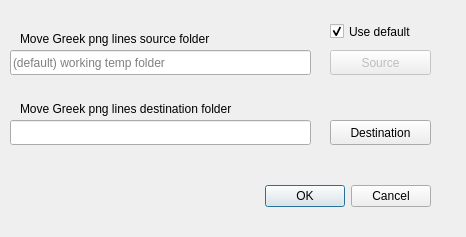
<?xml version="1.0" encoding="UTF-8"?>
<ui version="4.0">
 <class>greekmovelinespngDialog</class>
 <widget class="QDialog" name="greekmovelinespngDialog">
  <property name="windowModality">
   <enum>Qt::ApplicationModal</enum>
  </property>
  <property name="geometry">
   <rect>
    <x>0</x>
    <y>0</y>
    <width>466</width>
    <height>237</height>
   </rect>
  </property>
  <property name="windowTitle">
   <string>Move Greek png lines</string>
  </property>
  <widget class="QDialogButtonBox" name="buttonBox">
   <property name="geometry">
    <rect>
     <x>260</x>
     <y>180</y>
     <width>171</width>
     <height>32</height>
    </rect>
   </property>
   <property name="orientation">
    <enum>Qt::Horizontal</enum>
   </property>
   <property name="standardButtons">
    <set>QDialogButtonBox::Cancel|QDialogButtonBox::Ok</set>
   </property>
  </widget>
  <widget class="QLineEdit" name="SourceLineEdit">
   <property name="geometry">
    <rect>
     <x>10</x>
     <y>50</y>
     <width>301</width>
     <height>25</height>
    </rect>
   </property>
   <property name="placeholderText">
    <string>(default) working temp folder</string>
   </property>
  </widget>
  <widget class="QPushButton" name="SourceButton">
   <property name="enabled">
    <bool>false</bool>
   </property>
   <property name="geometry">
    <rect>
     <x>330</x>
     <y>50</y>
     <width>101</width>
     <height>25</height>
    </rect>
   </property>
   <property name="text">
    <string>Source</string>
   </property>
   <property name="icon">
    <iconset resource="../UI_Icons.qrc">
     <normaloff>:/Icons/Icons/png-file.png</normaloff>:/Icons/Icons/png-file.png</iconset>
   </property>
  </widget>
  <widget class="QPushButton" name="DestinationButton">
   <property name="geometry">
    <rect>
     <x>330</x>
     <y>120</y>
     <width>101</width>
     <height>25</height>
    </rect>
   </property>
   <property name="text">
    <string>Destination</string>
   </property>
   <property name="icon">
    <iconset resource="../UI_Icons.qrc">
     <normaloff>:/Icons/Icons/png-file.png</normaloff>:/Icons/Icons/png-file.png</iconset>
   </property>
  </widget>
  <widget class="QLineEdit" name="DestinationLineEdit">
   <property name="geometry">
    <rect>
     <x>10</x>
     <y>120</y>
     <width>301</width>
     <height>25</height>
    </rect>
   </property>
  </widget>
  <widget class="QLabel" name="SourceLabel">
   <property name="geometry">
    <rect>
     <x>20</x>
     <y>30</y>
     <width>261</width>
     <height>17</height>
    </rect>
   </property>
   <property name="text">
    <string>Move Greek png lines source folder</string>
   </property>
  </widget>
  <widget class="QLabel" name="DestinationLabel">
   <property name="geometry">
    <rect>
     <x>20</x>
     <y>100</y>
     <width>291</width>
     <height>17</height>
    </rect>
   </property>
   <property name="text">
    <string>Move Greek png lines destination folder</string>
   </property>
  </widget>
  <widget class="QCheckBox" name="defaultsrcBox">
   <property name="geometry">
    <rect>
     <x>330</x>
     <y>20</y>
     <width>101</width>
     <height>23</height>
    </rect>
   </property>
   <property name="text">
    <string>Use default</string>
   </property>
   <property name="checked">
    <bool>true</bool>
   </property>
  </widget>
 </widget>
 <resources>
  <include location="../UI_Icons.qrc"/>
 </resources>
 <connections>
  <connection>
   <sender>buttonBox</sender>
   <signal>accepted()</signal>
   <receiver>greekmovelinespngDialog</receiver>
   <slot>accept()</slot>
   <hints>
    <hint type="sourcelabel">
     <x>248</x>
     <y>254</y>
    </hint>
    <hint type="destinationlabel">
     <x>157</x>
     <y>274</y>
    </hint>
   </hints>
  </connection>
  <connection>
   <sender>buttonBox</sender>
   <signal>rejected()</signal>
   <receiver>greekmovelinespngDialog</receiver>
   <slot>reject()</slot>
   <hints>
    <hint type="sourcelabel">
     <x>316</x>
     <y>260</y>
    </hint>
    <hint type="destinationlabel">
     <x>286</x>
     <y>274</y>
    </hint>
   </hints>
  </connection>
 </connections>
</ui>
